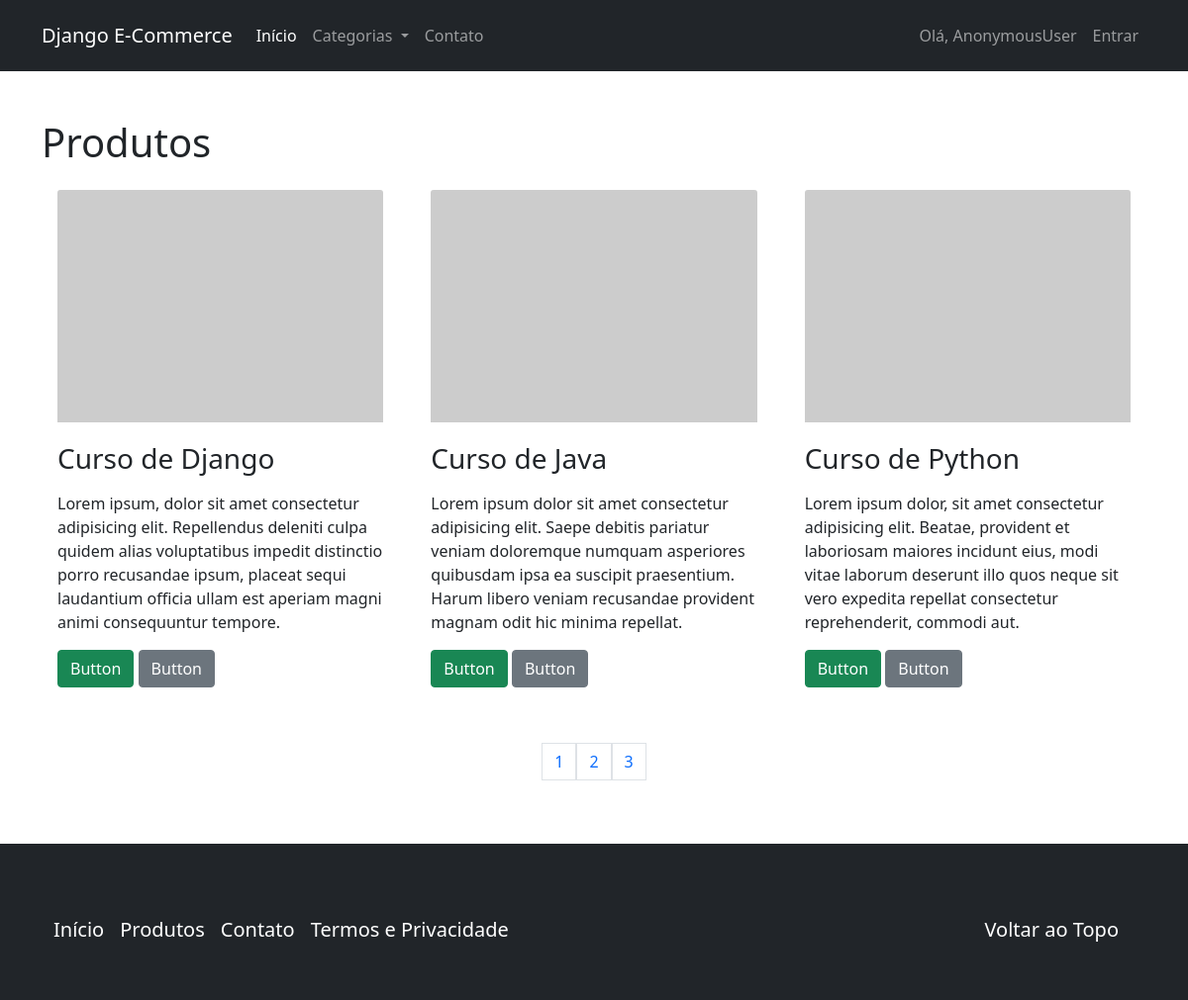
Page /catalogo/ on the earlier database version.
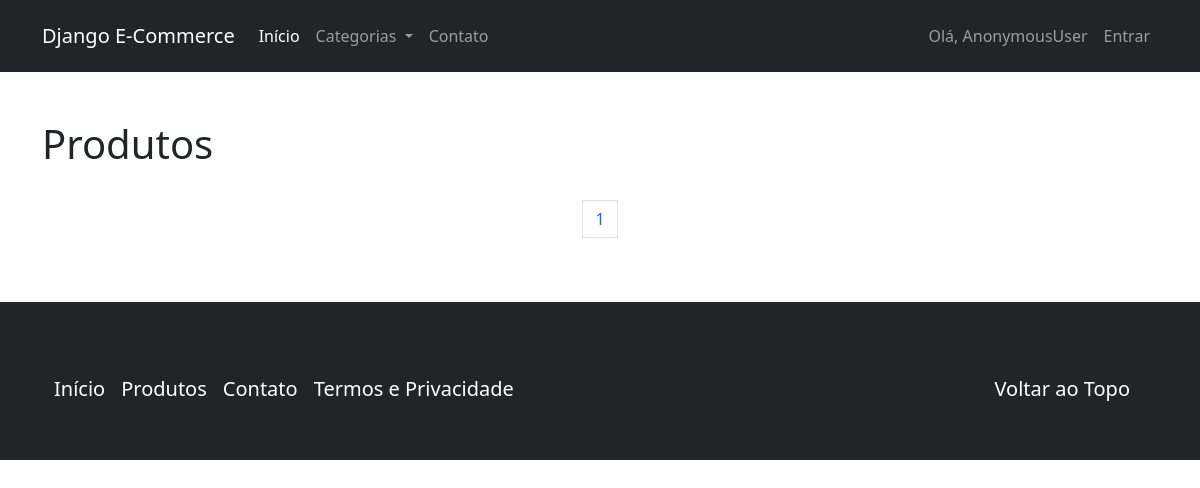
Same page on the later database version.
### catalog/models.py (models this page shows)
class Product(models.Model):
    name = models.CharField('Nome', max_length=100)
    slug = models.SlugField('Identificador', max_length=100)
    category = models.ForeignKey('catalog.Category', verbose_name='Categoria', on_delete=models.CASCADE)
    description = models.TextField('Descrição', blank=True)
    price = models.DecimalField('Preço', decimal_places=2, max_digits=8)
    created = models.DateTimeField('Criado em', auto_now_add=True)
    modified = models.DateTimeField('Modificado em', auto_now=True)
    class Meta:
        verbose_name = 'Produto'
        verbose_name_plural = 'Produtos'
        ordering = ['name']
    def __str__(self):
        return self.name
    def get_absolute_url(self):
        return reverse('catalog:product', kwargs={'slug': self.slug})

### catalog/views.py (the view)
class ProductListView(generic.ListView):
    model = Product
    template_name = 'catalog/product_list.html'
    context_object_name = 'products'
    paginate_by = 3

### catalog/context_processors.py (called while the page is built)
def categories(request):
    return {
        'categories': Category.objects.all()
    }

### catalog/models.py (called while the page is built)
    def __str__(self):
        return self.name

    def get_absolute_url(self):
        return reverse('catalog:category', kwargs={'slug': self.slug})

### core/templatetags/pagination.py (called while the page is built)
@register.inclusion_tag('pagination.html')
def pagination(request, paginator, page_obj):
    context = {}
    context['paginator'] = paginator
    context['request'] = request
    context['page_obj'] = page_obj
    getvars = request.GET.copy()
    if 'page' in getvars:
        del getvars['page']
    if len(getvars) > 0:
        context['getvars'] = '&{0}'.format(getvars.urlencode())
    else:
        context['getvars'] = ''
    return context

### catalog/templates/catalog/product_list.html (shortened to what this page needs)
{% extends "base.html" %}
{% load pagination %}
{% block container %}
    <div class="page-header">
        <h1>Produtos</h1>
    </div>
    <div class="row g-3 align-items-center">
        {% for product in products %}
            <div class="col-sm-6 col-md-4">
                <div class="card-body">
                    <a href="{{ product.get_absolute_url }}" >
                        <img src="http://placehold.it/350x250" alt="" class="card-img-top"/>
                    </a>
                    <div class="caption">
                        <h3 class="card-title" style="padding-top: 20px;">{{ product }}</h3>
                        <p class="card-text">{{ product.description | linebreaks }}</p>
                        <p class="card-text">
                            <a href="{{ product.get_absolute_url }}" class="btn btn-success" role="button">Button</a>
                            <a href="#" class="btn btn-secondary" role="button">Button</a>
                        </p>
                    </div>
                </div>
            </div>
        {% endfor %}
    </div>
    {% pagination request paginator page_obj %}
{% endblock container %}
{% block footer %}
    <footer class="footer mt-auto py-3 bg-dark text-white sticky-md-botton">
        <div class="container p-4 pb-0">
            <section class="mb-4">
                <p class="d-flex justify-content-center align-items-center">
                    <div class="navbar navbar-expand-lg navbar-dark bg-dark">
                        <ul class="nav navbar-nav me-auto mb-2 mb-lg-0">
                            <li class="nav-item"><a class="navbar-brand" href="">Início</a></li>
                            <li class="nav-item"><a class="navbar-brand" href="">Produtos</a></li>
                            <li class="nav-item"><a class="navbar-brand" href="">Contato</a></li>
                            <li class="nav-item"><a class="navbar-brand" href="">Termos e Privacidade</a></li>
                        </ul>
                        <span class="navbar-text">
                            <ul class="nav navbar-nav">
                                <li class="nav-item"><a class="navbar-brand" href="#">Voltar ao Topo</a></li>
                            </ul>
                        </span>
                </p>
            </section>
        </div>
    </footer>
{% endblock footer %}

Differences in the rows shown:
removed Product: name "Curso de Django", description "Lorem ipsum, dolor sit amet consectetur adipisicing elit. Repellendus deleniti culpa quidem alias voluptatibus impedit distinctio porro recusandae ipsum, placeat sequi laudantium officia ullam est aperiam magni animi consequuntur tempore."
removed Product: name "Curso de Java", description "Lorem ipsum dolor sit amet consectetur adipisicing elit. Saepe debitis pariatur veniam doloremque numquam asperiores quibusdam ipsa ea suscipit praesentium. Harum libero veniam recusandae provident magnam odit hic minima repellat."
removed Product: name "Curso de Python", description "Lorem ipsum dolor, sit amet consectetur adipisicing elit. Beatae, provident et laboriosam maiores incidunt eius, modi vitae laborum deserunt illo quos neque sit vero expedita repellat consectetur reprehenderit, commodi aut."
Other differences:
list line gone: "2"
list line gone: "3"
